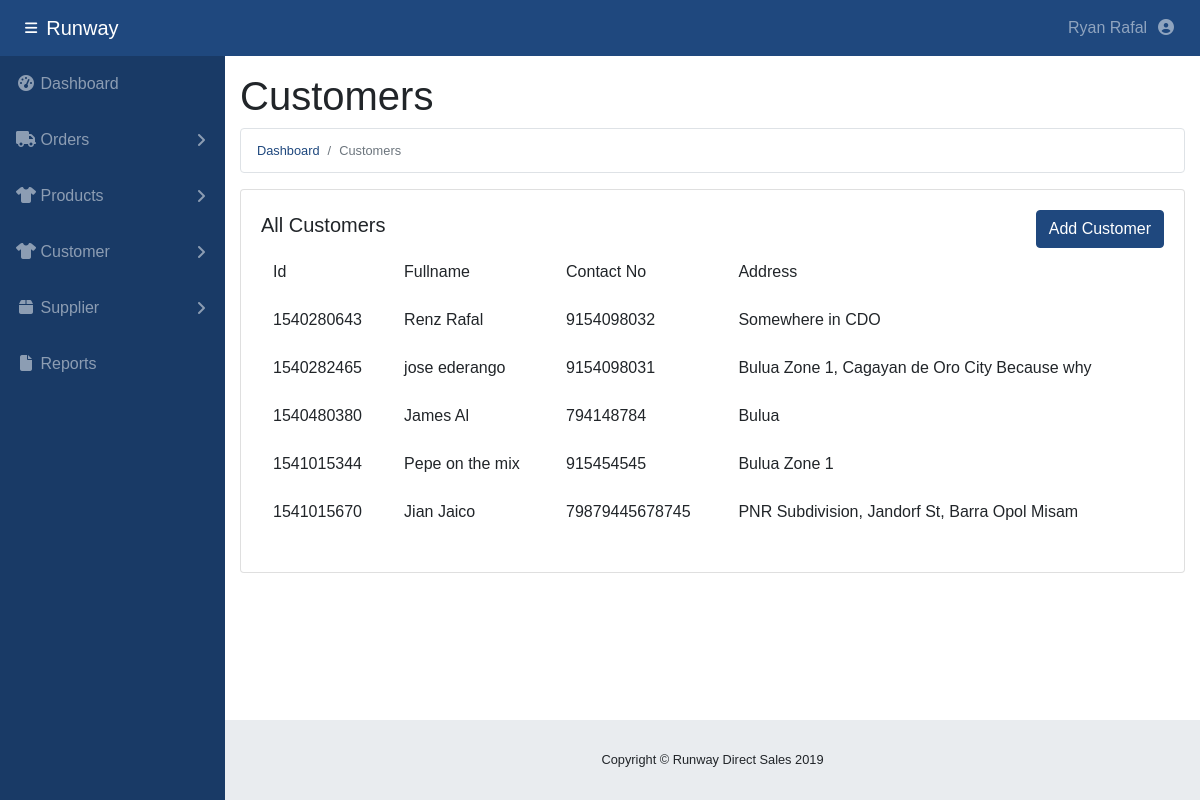
The page /customers.php (signed in) on the database its author committed.
### tables this page shows
CREATE TABLE `customer` (
  `CustomerId` int(10) NOT NULL,
  `CFirstname` char(25) NOT NULL,
  `CLastname` char(25) NOT NULL,
  `CPassword` varchar(255) NOT NULL,
  `CCellphoneNo` double NOT NULL,
  `CDeliveryAddress` varchar(45) NOT NULL,
  PRIMARY KEY (`CustomerId`),
  UNIQUE KEY `CellphoneNo_UNIQUE` (`CCellphoneNo`)
);

### customers.php (the view, shortened to what this page needs)
<?php
$conn = require "php/connection.php";
$customers = $conn->query("
  SELECT * FROM customer
")->fetch_all(MYSQLI_ASSOC);
?>
<!DOCTYPE html>
<html lang="en">
<head>
  <link href="vendor/fontawesome-free/css/all.min.css" rel="stylesheet" type="text/css">
  <link href="vendor/datatables/dataTables.bootstrap4.css" rel="stylesheet">
  <link href="css/sb-admin.css" rel="stylesheet">
</head>
<body id="page-top">
  <nav class="navbar navbar-expand navbar-dark bg-primary sticky-top">
    <button class="btn btn-link btn-sm text-white order-1 order-sm-0" id="sidebarToggle" href="#">
      <i class="fas fa-bars"></i>
    </button>
    <a class="navbar-brand mr-1" href="index.php">Runway</a>
    <ul class="navbar-nav ml-auto ml-md-0">
      <li class="nav-item dropdown no-arrow">
        <a class="nav-link dropdown-toggle" href="#" id="userDropdown" role="button" data-toggle="dropdown"
          aria-haspopup="true" aria-expanded="false">
          Ryan Rafal &nbsp;<i class="fas fa-user-circle fa-fw"></i>
        </a>
      </li>
    </ul>
  </nav>
  <div id="wrapper">
    <ul class="sidebar navbar-nav bg-secondary">
      <li class="nav-item">
        <a class="nav-link" href="index.php">
          <i class="fas fa-fw fa-tachometer-alt"></i>
          <span>Dashboard</span>
        </a>
      </li>
      <li class="nav-item dropdown">
        <a class="nav-link dropdown-toggle" href="#" id="ordersDropdown" role="button" data-toggle="dropdown"
          aria-haspopup="true" aria-expanded="false">
          <i class="fas fa-fw fa-truck"></i>
          <span>Orders</span>
        </a>
      </li>
      <li class="nav-item dropdown">
        <a class="nav-link dropdown-toggle" href="#" id="ordersDropdown" role="button" data-toggle="dropdown"
          aria-haspopup="true" aria-expanded="false">
          <i class="fas fa-fw fa-tshirt"></i>
          <span>Products</span>
        </a>
      </li>
            <li class="nav-item dropdown">
        <a class="nav-link dropdown-toggle" href="#" id="ordersDropdown" role="button" data-toggle="dropdown"
          aria-haspopup="true" aria-expanded="false">
          <i class="fas fa-fw fa-tshirt"></i>
          <span>Customer</span>
        </a>
      </li>
        <li class="nav-item dropdown">
        <a class="nav-link dropdown-toggle" href="#" id="suppliersDropdown" role="button" data-toggle="dropdown" aria-haspopup="true"
          aria-expanded="false">
          <i class="fas fa-fw fa-box"></i>
          <span>Supplier</span>
        </a>
      </li>
      <li class="nav-item dropdown">
        <a class="nav-link" href="reports.php">
          <i class="fas fa-fw fa-file"></i>
          <span>Reports</span>
        </a>
      </li>
    </ul>
    <div id="content-wrapper">
      <div class="container">
        <h1>Customers</h1>
        <ol class="breadcrumb bg-white small border border-1 border-grey">
          <li class="breadcrumb-item">
            <a href="index.php">Dashboard</a>
          </li>
          <li class="breadcrumb-item active">Customers</li>
        </ol>
        <div class="row">
          <div class="col">
            <div class="card mb-3">
              <div class="card-body">
                <div class="d-flex align-items-center justify-content-between">
                  <h5 class="h5 card-title">All Customers</h5>
                  <a href="addcustomer.php" class="btn btn-primary">Add Customer</a>
                </div>
                <div class="table-responsive">
                  <table class="table table-borderless" id="viewCustomers">
                    <thead>
                      <tr>
                        <td scope="row">Id</td>
                        <td scope="row">Fullname</td>
                        <td scope="row">Contact No</td>
                        <td scope="row">Address</td>
                      </tr>
                    </thead>
                    <tbody>
                      <?php
                      foreach($customers as $customer){
                        echo
                        "
                        <tr>
                          <td scope='col'>$customer[CustomerId]</td>
                          <td>$customer[CFirstname] $customer[CLastname]</td>
                          <td>$customer[CCellphoneNo]</td>
                          <td>$customer[CDeliveryAddress]</td>
                        </tr>
                        ";
                      }
                      ?>
                    </tbody>
                  </table>
                </div>
              </div>
            </div>
          </div>
        </div>
      </div>
      <footer class="sticky-footer">
        <div class="container my-auto">
          <div class="copyright text-center my-auto">
            <span>Copyright © Runway Direct Sales <?php $date = new DateTime(); echo $date->format("Y")?></span>
          </div>
        </div>
      </footer>
    </div>
  </div>
</body>
</html>

### rows shown on the page
customer: CustomerId "1540280643", CFirstname "Renz", CLastname "Rafal", CCellphoneNo "9154098032", CDeliveryAddress "Somewhere in CDO"
customer: CustomerId "1540282465", CFirstname "jose", CLastname "ederango", CCellphoneNo "9154098031", CDeliveryAddress "Bulua Zone 1, Cagayan de Oro City Because why"
customer: CustomerId "1540480380", CFirstname "James", CLastname "Al", CCellphoneNo "794148784", CDeliveryAddress "Bulua"
customer: CustomerId "1541015344", CFirstname "Pepe", CLastname "on the mix", CCellphoneNo "915454545", CDeliveryAddress "Bulua Zone 1"
customer: CustomerId "1541015670", CFirstname "Jian", CLastname "Jaico", CCellphoneNo "79879445678745", CDeliveryAddress "PNR Subdivision, Jandorf St, Barra Opol Misam"
